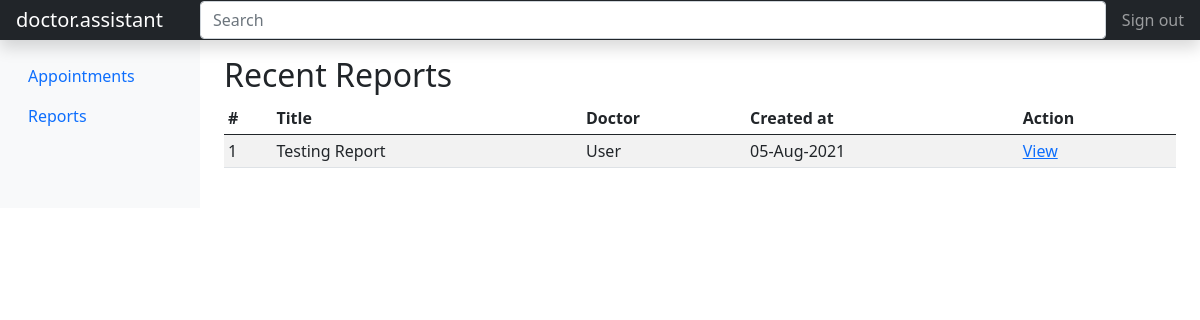
The page /user/reports.php (signed in) on the database its author committed.
### tables this page shows
CREATE TABLE `report` (
  `id` int(11) NOT NULL,
  `doc_id` int(11) NOT NULL,
  `user_id` int(11) NOT NULL,
  `appoint_id` int(11) NOT NULL,
  `title` varchar(250) NOT NULL,
  `prescription` text NOT NULL,
  `created_at` datetime NOT NULL
);

CREATE TABLE `user` (
  `id` int(11) NOT NULL,
  `name` varchar(50) NOT NULL,
  `email` varchar(50) DEFAULT NULL,
  `phone` varchar(15) NOT NULL,
  `password` varchar(100) NOT NULL,
  `group_id` int(11) NOT NULL,
  `status` tinyint(4) NOT NULL DEFAULT 1,
  `created_at` datetime NOT NULL
);

### config/functions.php (called while the page is built, shortened)
<?php
$con = new mysqli(DB_HOSTNAME, DB_USERNAME, DB_PASSWORD, DB_DATABASE) or die("DB Error Occurred . $con->connect_error");
function GetData($sql)
{
	global $con;
	$query = $con->query($sql);
	$result = [];
	if ($query) {
		while ($row = $query->fetch_assoc()) {
			$result[] = $row;
		}
	}
	return (count($result) < 1 ? false : $result);
}
function MySQLDataPagination($mysqlQuery)
{
	global $con;
	$limit = $_SESSION['viewLimit'];
	$page_num = (isset($_GET['page']) && is_numeric($_GET['page'])) ? $_GET['page'] : 0;
	if ($page_num == 0) $page_num = 1;
	$start = (isset($page_num) ? mysqli_real_escape_string($con, ($page_num - 1) * $limit) : 0);
	$content = GetData($mysqlQuery . " LIMIT $start, $limit");
	$params = $_GET;
	unset($params['page']);
	$params['page'] = '';
	$cUrl = parse_url($_SERVER["REQUEST_URI"], PHP_URL_PATH) . '?' . http_build_query($params);
	$totalCount = $con->query($mysqlQuery)->num_rows;
	$totalPage = ceil($totalCount / $limit);
	$pHTML = "<nav>";
	$pHTML .= "<ul class='pagination'>";
	$pHTML .= "<li class='page-item " . ($page_num == 1 ? 'disabled' : '') . "'>";
	$pHTML .= "<a class='page-link' href='" . $cUrl . ($page_num > 1 ? ($page_num - 1) : '#') . "'>Previous</a>";
	$pHTML .= "</li>";
	$pHTML .= "<li class='page-item " . ($page_num == 1 ? 'active' : '') . "'>";
	$pHTML .= "<a class='page-link' href='" . $cUrl . "1'>1</a>";
	$pHTML .= "</li>";
	$pHTML .= ($page_num > 4 ? "<li class='page-item disabled'><a class='page-link'>...</a></li>" : "");
	$startLoop = ($page_num > 4 ? ($page_num - 2) : 2);
	$endLoop = ($page_num < ($totalPage - 3) ? ($page_num + 2) : ($totalPage - 1));
	for ($i = $startLoop; $i <= $endLoop; $i++) {
		$pHTML .= "<li class='page-item " . ($i == $page_num ? 'active' : '') . "'>";
		$pHTML .= "<a class='page-link' href='{$cUrl}{$i}'>{$i}</a>";
		$pHTML .= "</li>";
	}
	$pHTML .= ($page_num < ($totalPage - 3) ? "<li class='page-item disabled'><a class='page-link'>...</a></li>" : "");
	$pHTML .= ($totalPage > 1 ? "<li class='page-item " . ($i == $page_num ? "active" : "") . "'><a class='page-link' href={$cUrl}{$totalPage}>$totalPage</a></li>" : "");
	$pHTML .= "<li class='page-item " . ($page_num == $totalPage ? 'disabled' : '') . "'>";
	$pHTML .= "<a class='page-link' href='" . $cUrl . ($page_num < $totalPage ? ($page_num + 1) : '#') . "'>Next</a>";
	$pHTML .= "</li>";
	$pHTML .= "</ul>";
	$pHTML .= "</nav>";
	$info = "Showing " . ((($page_num - 1) * $_SESSION['viewLimit']) + 1) . " to " . (($page_num * $_SESSION['viewLimit']) > $totalCount ? $totalCount : ($page_num * $_SESSION['viewLimit'])) . " of {$totalCount}";
	return ["content" => $content, "pagination" => $pHTML, "info" => $info];
}

### user/reports.php (the view, shortened to what this page needs)
<?php
require_once dirname(__DIR__) . '/includes/header.php';
?>
<?php require_once('includes/header.php') ?>
    <div class="container-fluid">
        <div class="row">
			<?php require_once('includes/navigation.php') ?>
            <main class="col-md-9 ms-sm-auto col-lg-10 px-md-4">
                <div class="pt-3 pb-2 mb-3">
                    <h2>Recent Reports</h2>
                    <div class="table-responsive">
                        <table class="table table-striped table-sm vertical-align-middle ws_nowrap">
                            <thead>
                            <tr>
                                <th>#</th>
                                <th>Title</th>
                                <th>Doctor</th>
                                <th>Created at</th>
                                <th>Action</th>
                            </tr>
                            </thead>
                            <tbody>
							<?php
							$data = MySQLDataPagination("SELECT r.id, r.title, u.name as doctor, r.created_at FROM report as r JOIN user as u ON r.user_id = u.id WHERE r.user_id = $_SESSION[id] ORDER BY r.id DESC");
							if (!$data['content']) : ?>
                                <tr>
                                    <td colspan="10" class="text-center">No Data Available</td>
                                </tr>
							<?php else : ?>
								<?php foreach ($data['content'] as $item) : ?>
                                    <tr>
                                        <td><?= $item['id'] ?></td>
                                        <td><?= $item['title'] ?></td>
                                        <td><?= $item['doctor'] ?></td>
                                        <td><?= date('d-M-Y', strtotime($item['created_at'])) ?></td>
                                        <td>
                                            <a href="<?= SITE_URL ?>/user/report_view.php?id=<?= $item['id'] ?>" class="text-primary">
                                                <span data-feather="eye"></span> View
                                            </a>
                                        </td>
                                    </tr>
								<?php endforeach; ?>
							<?php endif; ?>
                            </tbody>
                        </table>
                    </div>
                </div>
            </main>
        </div>
    </div>
<?php require_once dirname(__DIR__) . '/includes/footer.php';

### rows shown on the page
report: id "1", title "Testing Report", user.name "User", created_at "05-Aug-2021"

### other values the page prints
LOGO "doctor.assistant"
